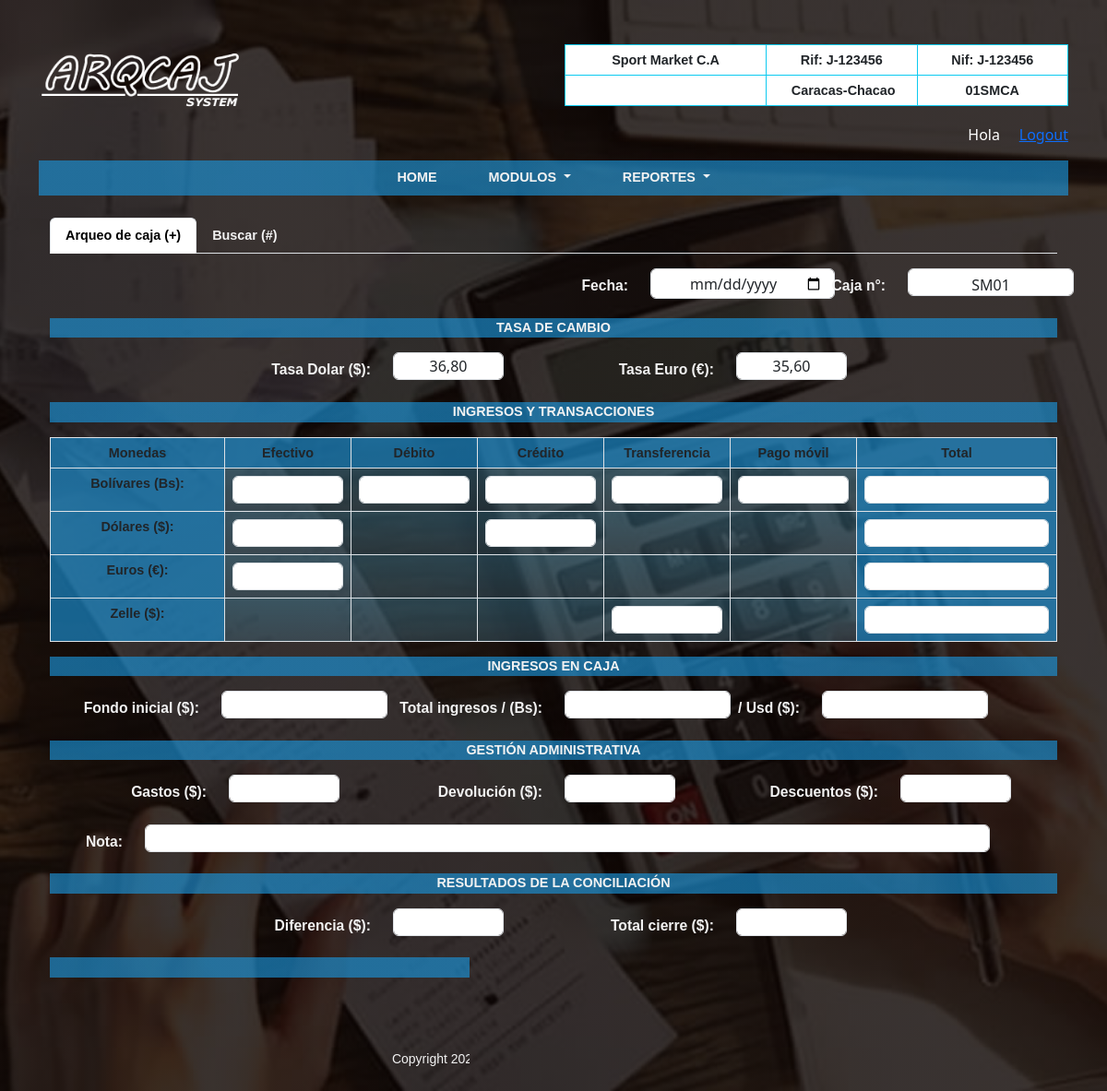
/Cierre/ArqueoCaja/nuevo, run on the app's committed database.
### ProyectoWebAC/models.py (models this page shows, shortened)
class tienda(models.Model):
    user=models.ForeignKey(User, on_delete=models.CASCADE)
    codigo_tienda=models.CharField(max_length=6, null=False)
    razon=models.CharField(max_length=30, null=False)
    rif= models.CharField(max_length=12, null=False)
    nif= models.CharField(max_length=12, null=False)
    direccion= models.CharField(max_length=25, null=False)
    telf=models.CharField(max_length=30, null=True)
    redes=models.CharField(max_length=25, null=True)
    created=models.DateField(auto_now_add=True)
    update=models.DateField(auto_now_add=True)
    class Meta:
        verbose_name="Tienda"
        verbose_name_plural="Tiendas"

class tasaDivisa(models.Model):
    tasa_usd=models.CharField(max_length=6, null=False)
    tasa_eur=models.CharField(max_length=6, null=False)
    created=models.DateField(auto_now_add=True)
    update=models.DateField(auto_now_add=True)
    class Meta:
        verbose_name="Divisa"
        verbose_name_plural="Divisas"

### ArqueoCaja/views.py (the view, shortened to what this page needs)
# urls.py: path('ArqueoCaja/nuevo', NuevoArqueo.as_view(template_name = "Arqueo/nuevo.html"), name='Cierres'),
class NuevoArqueo(SuccessMessageMixin, CreateView):
    model =arqueo
    form =arqueo
    fields = "__all__"
    success_message = 'Arqueo de caja registrado correctamente.'

### ArqueoCaja/context_processors.py (called while the page is built)
def arqueoView(request):
    arqueoset= arqueo.objects.filter(tienda=(1))
    return {'arqueoset': arqueoset}

### ProyectoWebAC/context_processors.py (called while the page is built)
def tiendaView(request):
    tiendaset= tienda.objects.filter(user=(1))
    tiendaall=tienda.objects.all()
    return {'tiendaset': tiendaset, 'tiendaall':tiendaall}

def cajaView(request):
    cajaset= caja.objects.filter(tienda=(1))
    return {'cajaset': cajaset}

def divisaView(request):
    divisaset= tasaDivisa.objects.filter(id=(1))
    return {'divisaset': divisaset}

def notaView(request):
    notaset= comunicado.objects.all()
    return {'notaset': notaset}

### ArqueoCaja/templates/Arqueo/nuevo.html (shortened to what this page needs)
{% extends "ProyectoWebAC/baseII.html" %}
{% load static %}
{% load widget_tweaks %}
{% block content %}
<section>
  <header>
    <div class="container">
      <ul class="nav nav-tabs my-3">
        <li class="nav-item">
          <a class="nav-link active" href="#">Arqueo de caja (+)</a>
        </li>
        <li class="nav-item">
          <a class="nav-link" href="buscar">Buscar (#)</a>
        </li>
      </ul>
    </div>
    <div class="container-lg">
     <form method="post" enctype="multipart/form-data" autocomplete="off">
        <div class="form-group row my-3" style="text-align: end;">
          <label for="created" class="col-sm-7 col-form-label" id="etiqueta" >Fecha:</label>
          <div class="col-sm-2">
            <input type="date" class="form-control" id="created" value="created" style="width: 200px; height: 33px" required>
          </div>
          <label for="caja" class="col-sm-1 col-form-label" id="etiqueta" >Caja n°:</label>
          <div class="col-sm-1">
            <select class="form-control" size="260px" style="width: 180px;" required>
              {% for c in cajaset %}
              <option  id="form.caja" value="{{c.id}}">{{c.codigo_caja}}</option>
              {% endfor %}
            </select>
          </div>
        </div>
        <div class="container-lg" id="identificador">
          <label>Tasa de cambio</label>
        </div>
        <div class="form-group row my-3" style="text-align: end;">
          <label for="tasa_usd" class="col-sm-4 col-form-label" id="etiqueta" >Tasa Dolar ($):</label>
          <div class="col-sm-2">
            {% for d in divisaset %}
            <input type="text" class="form-control" id="form.tasa_usd" value="{{d.tasa_usd}}" readonly>
            {% endfor %}
          </div>
          <label for="tasa_eur" class="col-sm-2 col-form-label" id="etiqueta" >Tasa Euro (€):</label>
          <div class="col-sm-2">
            {% for d in divisaset %}
            <input type="text" class="form-control" id="form.tasa_eur" value="{{d.tasa_eur}}" readonly>
            {% endfor %}
          </div>
        </div>
      <div class="container-lg" id="identificador">
        <label>Ingresos y Transacciones</label>
      </div>
      <table  class="table table-bordered my-3" id="table">
        <thead>
          <tr>
            <th width="22%"><label>Monedas</label></th>
            <th width="12%"><label>Efectivo</label></th>
            <th width="12%"><label>Débito</label></th>
            <th width="12%"><label>Crédito</label></th>
            <th width="12%"><label>Transferencia</label></th>
            <th width="12%"><label>Pago móvil</label></th>
            <th width="18%"><label>Total</label></th>
          </tr>
        </thead>
          <tr>
            <th><label>Bolívares (Bs):</label></th>
            <td><input type="text" class="form-control" id="form.ef_bs" required></td>
            <td><input type="text" class="form-control" id="form.td_bs" required></td>
            <td><input type="text" class="form-control" id="form.tc_bs" required></td>
            <td><input type="text" class="form-control" id="form.tr_bs" required></td>
            <td><input type="text" class="form-control" id="form.pm_bs" required></td>
            <th><input type="text" class="form-control" id="form.ti_bs" readonly style="width: 200px;"></th>
          </tr>
          <tr>
            <th><label>Dólares ($):</label></th>
            <td><input type="text" class="form-control" id="form.ef_usd" required></td>
            <td><label></label></td>
            <td><input type="text" class="form-control" id="form.tc_usd" required></td>
            <td><label></label></td>
            <td><label></label></td>
            <th><input type="text" class="form-control" id="form.ti_usd" readonly style="width: 200px;"></th>
           </tr>
          <tr>
            <th><label>Euros (€):</label></th>
            <td> <input type="text" class="form-control" id="form.ef_eur" required></td>
            <td><label></label></td>
            <td><label></label></td>
            <td><label></label></td>
            <td><label></label></td>
            <th> <input type="text" class="form-control" id="form.ti_eur" readonly style="width: 200px;"></th>
          </tr>
          <tr>
            <th><label>Zelle ($):</label></th>
            <td><label></label></td>
            <td><label></label></td>
            <td><label></label></td>
            <td><input type="text" class="form-control" id="form.tr_zll" required></td>
            <td><label></label></td>
            <th><input type="text" class="form-control" id="form.ti_zll" readonly style="width: 200px;"></th>
          </tr>
      </table>
        <div class="container-lg" id="identificador">
          <label>Ingresos en Caja</label>
        </div>
        <div class="form-group row my-3" style="text-align: end;">
          <label for="fi" class="col-sm-2 col-form-label" id="etiqueta">Fondo inicial ($):</label>
            <div class="col-sm-2">
                <input type="text" class="form-control" style="width: 180px;" id="form.fi" required>
            </div>
          <label for="vn_bs" class="col-sm-2 col-form-label" id="etiqueta">Total ingresos / (Bs):</label>
          <div class="col-sm-1">
              <input type="text" class="form-control" style="width: 180px;" id="form.vn_bs" readonly>
          </div>
          <label for="ti" class="col-sm-2 col-form-label" id="etiqueta" >/ Usd ($):</label>
          <div class="col-sm-1">
            <input type="text" class="form-control" style="width: 180px;" id="form.vn_usd" readonly>
          </div>
        </div>
        <div class="container-lg" id="identificador">
          <label>Gestión Administrativa</label>
        </div>
        <div class="container-lg">
          <div class="form-group row my-3" style="text-align:end;">
            <label for="sg" class="col-sm-2 col-form-label" id="etiqueta">Gastos ($):</label>
            <div class="col-sm-2">
                <input type="text" class="form-control" id="form.sg" required>
            </div>
            <label for="dv" class="col-sm-2 col-form-label" id="etiqueta">Devolución ($):</label>
            <div class="col-sm-2">
                <input type="text" class="form-control" id="form.dv" required>
            </div>
            <label for="dt" class="col-sm-2 col-form-label" id="etiqueta">Descuentos ($):</label>
            <div class="col-sm-2">
                <input type="text" class="form-control" id="form.dt" required>
            </div>
          </div>
          <div class="form-group row my-3" style="text-align:end;">
            <label for="nota" class="col-sm-1 col-form-label" id="etiqueta">Nota:</label>
            <div class="col-sm-2">
                <input type="text" style="width: 580%;" class="form-control" id="form.nota">
            </div>
          </div>
        </div>
        <div class="container-lg" id="identificador">
          <label>Resultados de la conciliación</label>
        </div>
        <div class="form-group row my-3" style="text-align: end;">
          <label for="df" class="col-sm-4 col-form-label" id="etiqueta">Diferencia ($):</label>
          <div class="col-sm-2">
            <input type="text" class="form-control" id="form.df" readonly>
          </div>
          <label for="cierre" class="col-sm-2 col-form-label" id="etiqueta">Total cierre ($):</label>
          <div class="col-sm-2">
            <input type="text" class="form-control" id="form.cierre" readonly>
          </div>
        </div>
        <div class="container-lg" id="identificador">
          <label>Opciones</label>
        </div>
        <div class="form-group row my-3" style="text-align: end;">
          <div class="col">
            <button type="submit" class="btn btn-outline-info">Guardar</button>
            <a href="{% url 'Home' %}" type="submit" class="btn btn-outline-warning">Cancelar</a>
          </div>
        </div>
      </div>
    </div>
{% endblock %}

### ProyectoWebAC/templates/ProyectoWebAC/baseII.html (shortened to what this page needs)
<html lang="es">
<head>
    {% load static %}
    {% load widget_tweaks %}
    <link href="https://cdn.jsdelivr.net/npm/bootstrap@5.3.0-alpha3/dist/css/bootstrap.min.css" rel="stylesheet">
    <link href= "{% static 'ProyectoWebAC/css/app.css' %}" rel="stylesheet">
</head>
<body>
    <div class="container text-expanded">
      <div class="row align-items-start">
        <div class="col mt-5">
          <figure>
            <img src="{% static 'ProyectoWebAC/img/Logo II.png' %}" style="width: 230px; height: 70px">
          </figure>
        </div>
        <div class="col mt-5 text-expanded">
          <table class="table table-bordered table-responsive border-info">
            <thead>
               {% for t in tiendaset %}
                <tr>
                  <td width="40%">{{t.razon}}</td>
                  <td width="30%">Rif:&nbsp;{{t.rif}}</td>
                  <td width="30%">Nif:&nbsp;{{t.nif}}</td>
                </tr>
                <tr>
                  <td></td>
                  <td>&nbsp;{{t.direccion}}</td>
                  <td>{{t.codigo_tienda}}</td>
                </tr>
               {% endfor %}
            </thead>
          </table>
        </div>
        <div class="text-white" style="text-align:right; margin-right:80px">
          <label name="usuario">Hola &nbsp;{{user.first_name}} &nbsp;
            <a href="{% url 'Cerrar_sesion' %}">Logout</a>
          </label>
        </div>
      </div>
    </div>
    <div class="container my-3">
      <nav class="navbar navbar-expand-lg py-sm-0">
          <ul class="navbar-nav mx-auto">
              <li class="nav-item px-lg-4">
                  <a class="nav-link text-uppercase" href="{% url 'Home' %}">Home</a>
              </li>
              <li class="nav-item dropdown px-lg-3">
                <a class="nav-link text-uppercase dropdown-toggle" href="#" role="button" data-bs-toggle="dropdown" aria-expanded="false">
                  Modulos
                </a>
            </li>
              <li class="nav-item dropdown px-lg-4">
                  <a class="nav-link text-uppercase dropdown-toggle" href="#" role="button" data-bs-toggle="dropdown" aria-expanded="false">
                    Reportes
                  </a>
              </li>
          </ul>
      </nav>
  </div>
  <div class="container my-4">
    {% block content %}
    {% endblock %}
    <footer>
      <div class="container text-expanded my-4" id="pie">
          <label><small>Copyright 2023 / ArqCaj vesión 1.0 / @Vielmajs7 Desing</small></label>
      </div>
    </footer>
  </body>
</html>

### ProyectoWebAC/static/ProyectoWebAC/css/app.css (style rules this page uses)
body { background: linear-gradient(rgba(14, 6, 4, 0.82), rgba(14, 6, 4, 0.82)), url("../img/Fondo.jpg"); background-attachment: fixed; background-position: center; background-size: cover; }
.navbar { background: linear-gradient(rgba(27, 147, 216, 0.65), rgba(27, 147, 216, 0.65)); }
.nav-link { font-family: Verdana, Geneva, Tahoma, sans-serif; font-weight: bold; font-size: 0.9em; color: rgb(242, 242, 242); }
#identificador { background: linear-gradient(rgba(27, 147, 216, 0.65), rgba(27, 147, 216, 0.65)); font-family: Verdana, Geneva, Tahoma, sans-serif; text-transform: uppercase; text-align: center; font-weight: bold; font-size: 0.90em; color: rgb(242, 242, 242); }
.table { font-family: Verdana, Geneva, Tahoma, sans-serif; text-align: center; font-weight: bold; font-size: 0.9em; color: rgb(242, 242, 242); }
.table th { background: linear-gradient(rgba(27, 147, 216, 0.65), rgba(27, 147, 216, 0.65)); }
#table td { background: linear-gradient(rgba(66, 141, 173, 0.404), rgba(66, 108, 128, 0.404)); }
#etiqueta { font-family: Verdana, Geneva, Tahoma, sans-serif; font-size: 0.98em; font-weight: bold; color: rgb(242, 242, 242); }
#pie { font-family: Verdana, Geneva, Tahoma, sans-serif; font-size:1.0em; text-align: center; color: rgb(242, 242, 242); }
.form-control { text-align: center; width: 120px; height: 30px; }

### data on the page
tienda: razon "Sport Market C.A", rif "J-123456", nif "J-123456", direccion "Caracas-Chacao", codigo_tienda "01SMCA"
tasaDivisa: tasa_usd "36,80", tasa_eur "35,60"
